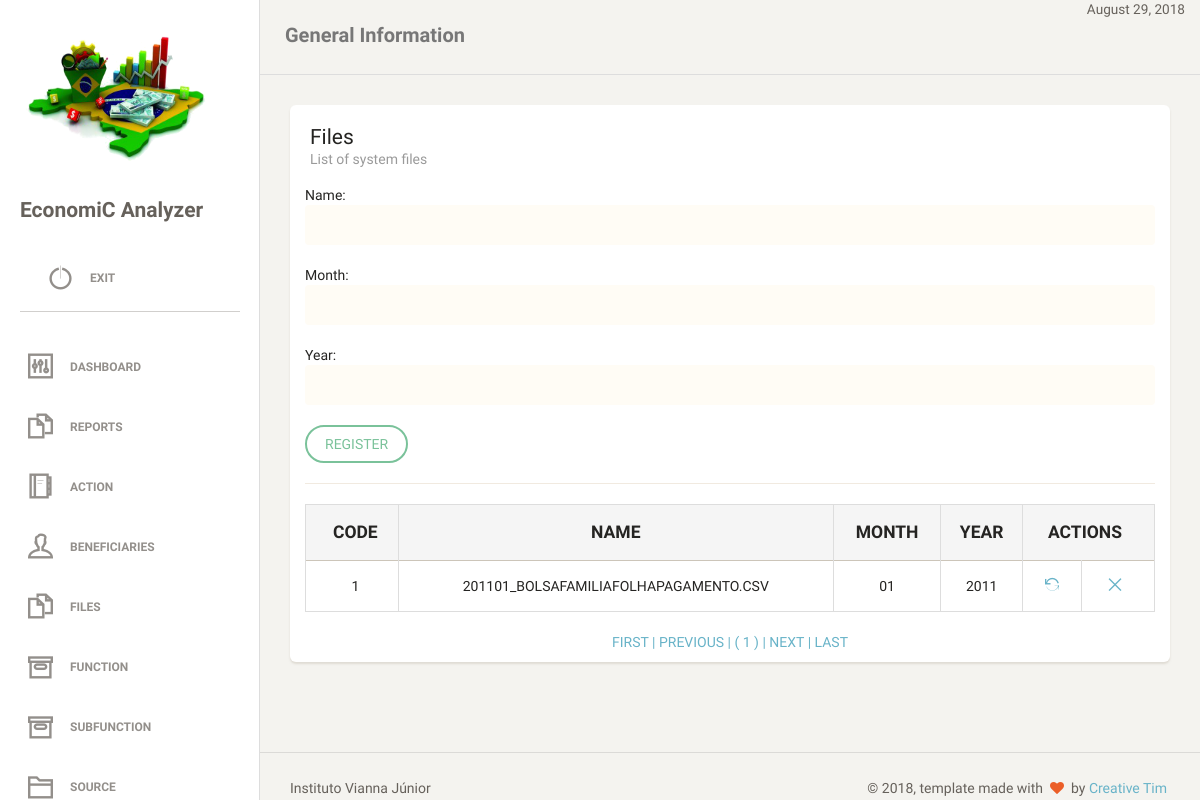
The app's page /files.php (signed in) with its own data.
### tables this page shows
CREATE TABLE `tb_files` (
  `id_file` int(11) NOT NULL AUTO_INCREMENT,
  `str_name_file` varchar(45) NOT NULL,
  `str_month` varchar(2) DEFAULT NULL,
  `str_year` varchar(4) DEFAULT NULL,
  PRIMARY KEY (`id_file`),
  UNIQUE KEY `str_name_file_UNIQUE` (`str_name_file`)
);

### dao/filesDAO.php (the view, shortened to what this page needs)
<?php
require_once "classes/files.php";
class filesDAO
{
    public function tabelapaginada()
    {
        global $pdo;
        $endereco = $_SERVER ['PHP_SELF'];
        $pagina_atual = (isset($_GET['page']) && is_numeric($_GET['page'])) ? $_GET['page'] : 1;
        $linha_inicial = ($pagina_atual - 1) * QTDE_REGISTROS;
        $sql = "SELECT id_file, str_name_file, str_month, str_year FROM tb_files LIMIT {$linha_inicial}, " . QTDE_REGISTROS;
        $statement = $pdo->prepare($sql);
        $statement->execute();
        $dados = $statement->fetchAll(PDO::FETCH_OBJ);
        $sqlContador = "SELECT COUNT(*) AS total_registros FROM tb_files";
        $statement = $pdo->prepare($sqlContador);
        $statement->execute();
        $valor = $statement->fetch(PDO::FETCH_OBJ);
        $primeira_pagina = 1;
        $ultima_pagina = ceil($valor->total_registros / QTDE_REGISTROS);
        $pagina_anterior = ($pagina_atual > 1) ? $pagina_atual - 1 : 0;
        $proxima_pagina = ($pagina_atual < $ultima_pagina) ? $pagina_atual + 1 : 0;
        $range_inicial = (($pagina_atual - RANGE_PAGINAS) >= 1) ? $pagina_atual - RANGE_PAGINAS : 1;
        $range_final = (($pagina_atual + RANGE_PAGINAS) <= $ultima_pagina) ? $pagina_atual + RANGE_PAGINAS : $ultima_pagina;
        $exibir_botao_inicio = ($range_inicial < $pagina_atual) ? 'mostrar' : 'esconder';
        $exibir_botao_final = ($range_final > $pagina_atual) ? 'mostrar' : 'esconder';
        if (!empty($dados)):
            echo "
     <table class='table table-striped table-bordered'>
     <thead>
       <tr style='text-transform: uppercase;' class='active'>
        <th style='text-align: center; font-weight: bolder;'>Code</th>
        <th style='text-align: center; font-weight: bolder;'>Name</th>
        <th style='text-align: center; font-weight: bolder;'>Month</th>
        <th style='text-align: center; font-weight: bolder;'>Year</th>
        <th style='text-align: center; font-weight: bolder;' colspan='2'>Actions</th>
       </tr>
     </thead>
     <tbody>";
            foreach ($dados as $file):
                echo "<tr>
        <td style='text-align: center'>$file->id_file</td>
        <td style='text-align: center'>$file->str_name_file</td>
        <td style='text-align: center'>$file->str_month</td>
        <td style='text-align: center'>$file->str_year</td>
        <td style='text-align: center'><a href='?act=upd&id=$file->id_file' title='Alterar'><i class='ti-reload'></i></a></td>
        <td style='text-align: center'><a href='?act=del&id=$file->id_file' title='Remover'><i class='ti-close'></i></a></td>
       </tr>";
            endforeach;
            echo "
</tbody>
     </table>
     <div class='box-paginacao' style='text-align: center'>
       <a class='box-navegacao  $exibir_botao_inicio' href='$endereco?page=$primeira_pagina' title='Primeira Página'> FIRST  |</a>
       <a class='box-navegacao  $exibir_botao_inicio' href='$endereco?page=$pagina_anterior' title='Página Anterior'> PREVIOUS  |</a>
";
            for ($i = $range_inicial; $i <= $range_final; $i++):
                $destaque = ($i == $pagina_atual) ? 'destaque' : '';
                echo "<a class='box-numero $destaque' href='$endereco?page=$i'> ( $i ) </a>";
            endfor;
            echo "<a class='box-navegacao $exibir_botao_final' href='$endereco?page=$proxima_pagina' title='Próxima Página'>| NEXT  </a>
                  <a class='box-navegacao $exibir_botao_final' href='$endereco?page=$ultima_pagina'  title='Última Página'>| LAST  </a>
     </div>";
        else:
            echo "<p class='bg-danger'>Nenhum registro foi encontrado!</p>
     ";
        endif;
    }
}

### records on screen
tb_files: id_file "1", str_name_file "201101_BOLSAFAMILIAFOLHAPAGAMENTO.CSV", str_month "01", str_year "2011"
